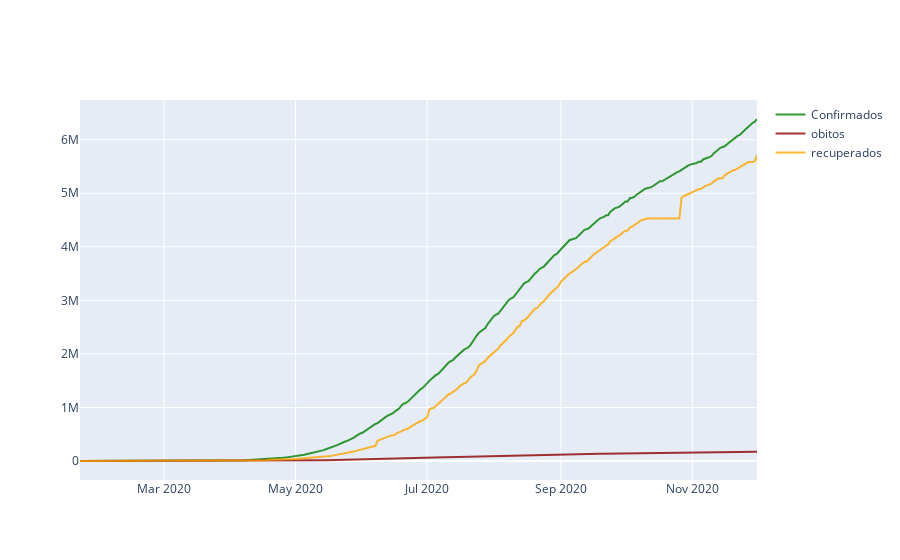

Notebook cell for this chart:
### Code cell
confirm = go.Scatter(
                    x= df.date,
                    y= df.csv_confirmed,
                    name= "Confirmados",
                    line= dict(color= '#008000'),
                    opacity= 0.8
                )
death = go.Scatter(
                    x= df.date,
                    y= df.csv_death,
                    name= "obitos",
                    line= dict(color= '#8B0000'),
                    opacity= 0.8
                )
recovered = go.Scatter(
                    x= df.date,
                    y= df.csv_recovered,
                    name= "recuperados",
                    line= dict(color= '#FFA500'),
                    opacity= 0.8
                )
data = [confirm, death, recovered]
py.iplot(data)

### Figure 1 — Plotly figure (JSON) as saved in the notebook; plotly's stock layout.template omitted (floating-point values rounded to 4 significant figures; data arrays with more than 128 entries replaced by an {"elided": "..."} marker saying what was removed)
{"data": [{"line": {"color": "#008000"}, "name": "Confirmados", "opacity": 0.8, "type": "scatter", "x": {"elided": "315 str values"}, "y": {"elided": "315 int values"}}, {"line": {"color": "#8B0000"}, "name": "obitos", "opacity": 0.8, "type": "scatter", "x": {"elided": "315 str values"}, "y": {"elided": "315 int values"}}, {"line": {"color": "#FFA500"}, "name": "recuperados", "opacity": 0.8, "type": "scatter", "x": {"elided": "315 str values"}, "y": {"elided": "315 int values"}}], "layout": {}}
